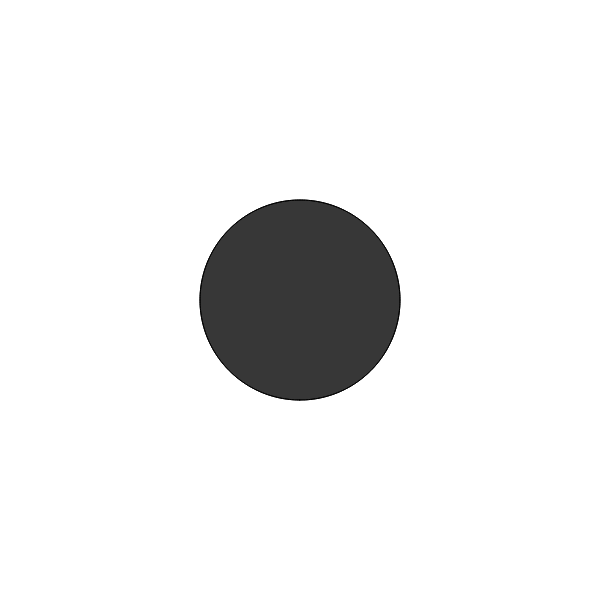
Frame 1 (no input)
Frame 60 (no input): identical to frame 1, image omitted
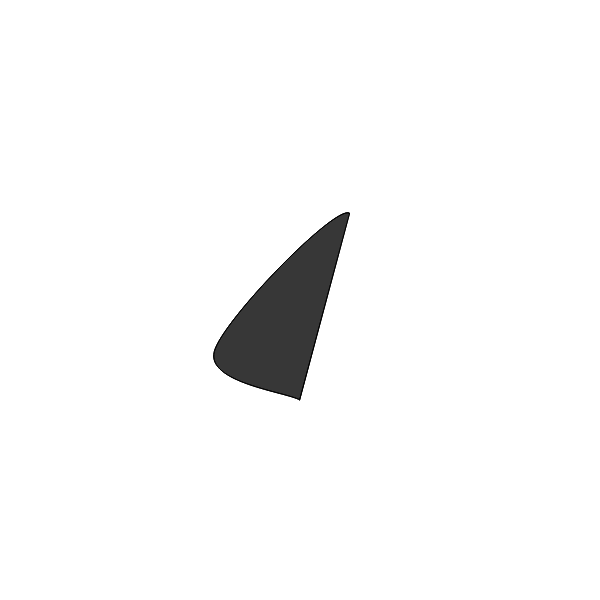
Frame 120 (the mouse pressed at the canvas centre since frame 60)

The p5.js sketch that drew these frames (run headless with seeded random() and noise() and a simulated clock; from frame 60 on, the mouse is pressed at the canvas centre):

// p5.js sketch
// ── sketch.js
var t = 0;
var t2 = 1;


function setup(){
	createCanvas(600, 600);
	angleMode(DEGREES);
}

function draw() {
	background(255);
	stroke(0);
	fill(0, 200);

	beginShape();

	let aStep = map(mouseX, 0, width, 1, 300);
	// let aStep = noise(t)*100;
	t += 0.0001;
	for (let a = 0; a < 360; a += aStep) {
		let x = 100*sin(a) + width/2;
		let y = 100*cos(a) + height/2;
		curveVertex(x, y);
	}
	
	endShape(CLOSE);


	noFill();
	beginShape();

	let aStep2 = map(mouseY, 0, width, 1, 300);
	// let aStep2 = noise(t2)*100;
	t2 += 0.0002;
	for (let a = 0; a < 360; a += aStep2) {
		let x = 100*sin(a) + width/2;
		let y = 100*cos(a) + height/2;
		curveVertex(x, y);
	}
	
	endShape(CLOSE);

}
